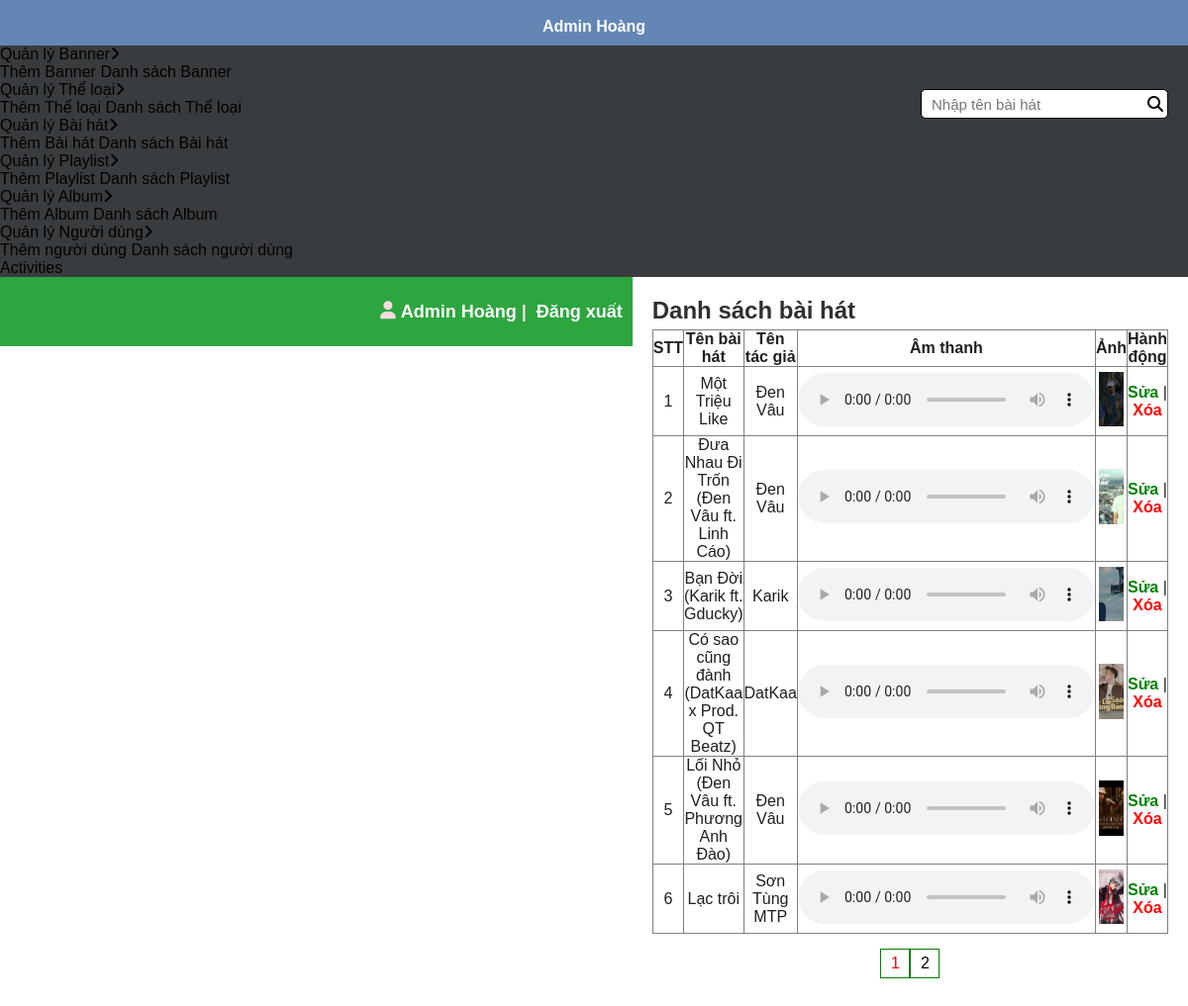
The app's page /admin/songShow.php (signed in) with its own data.
### tables this page shows
CREATE TABLE `tbl_song` (
  `song_id` int(11) NOT NULL,
  `user_id` int(11) NOT NULL,
  `category_id` int(11) NOT NULL,
  `song_name` varchar(255) NOT NULL,
  `song_image` varchar(255) NOT NULL,
  `file_path` varchar(255) NOT NULL,
  `listen_count` int(11) DEFAULT 0,
  `lyrics` varchar(5000) DEFAULT NULL,
  `privacy` varchar(10) DEFAULT 'public',
  `create_at` date DEFAULT current_timestamp(),
  `slug_song` varchar(255) NOT NULL
);

CREATE TABLE `tbl_user` (
  `user_id` int(11) NOT NULL,
  `fullName` varchar(255) NOT NULL,
  `email` varchar(255) NOT NULL,
  `password` varchar(255) NOT NULL,
  `description` varchar(255) DEFAULT NULL,
  `userimage` varchar(255) DEFAULT NULL,
  `slug` varchar(255) NOT NULL,
  `role` varchar(255) DEFAULT 'user'
);

### lib/database.php (called while the page is built, shortened)
<?php
class Database
{
    public $host = DB_HOST;
    public $user = DB_USER;
    public $pass = DB_PASS;
    public $dbname = DB_NAME;
    public $conn;
    private function connectDB()
    {
        $this->conn = new mysqli(
            $this->host,
            $this->user,
            $this->pass,
            $this->dbname
        );
    }
    public function select($query)
    {
        $result = $this->conn->query($query) or
            die($this->conn->error . __LINE__);
        if ($result->num_rows > 0) {
            return $result;
        } else {
            return false;
        }
    }
}
?>

### class/songClass.php (called while the page is built, shortened)
<?php
include(__DIR__ . '/../lib/database.php');
?>
<?php
class Song
{
    private $db;
    public function __construct()
    {
        $this->db = new Database();
    }
    public function show_song()
    {
        $limit = 6;
        $queryALl = 'SELECT * FROM tbl_song';
        $resultAll = $this->db->select($queryALl);
        $totalpage = ceil($resultAll->num_rows / $limit);
        $page = isset($_GET['page']) ? $_GET['page'] : 1;
        $from = ($page - 1) * $limit;
        $query = "SELECT *
                FROM tbl_song s
                LEFT JOIN tbl_user us on us.user_id = s.user_id
                LIMIT $from, $limit";
        $result = $this->db->select($query);
        return ['result' => $result, 'totalpage' => $totalpage, 'page' => $page];
    }
}
?>

### admin/songShow.php (the view, shortened to what this page needs)
<?php
include('../class/songClass.php');
$song = new Song();
$data = $song->show_song();
$show_song = $data['result'];
$totalpage = $data['totalpage'];
$page = $data['page'];
include("include/sidebar.php");
include("include/header.php");
?>
<!DOCTYPE html>
<html lang="en">
<head>
    <link rel="stylesheet" href="./css/user.css">
</head>
<body>
    <div class="main-content">
        <div class="search">
            <div class="search-ctn">
                <input type="text" id="searchSong" placeholder="Nhập tên bài hát">
                <i class="fa-solid fa-magnifying-glass"></i>
            </div>
        </div>
        <h2 class="title">Danh sách bài hát</h2>
        <table border="1">
            <thead>
                <tr>
                    <th>STT</th>
                    <th>Tên bài hát</th>
                    <th>Tên tác giả</th>
                    <th>Âm thanh</th>
                    <th>Ảnh</th>
                    <th>Hành động</th>
                </tr>
            </thead>
            <tbody id="songTableBody">
                <?php
                if ($show_song) {
                    $i = 0;
                    while ($result = $show_song->fetch_assoc()) {
                        $i++;
                        ?>
                        <tr>
                            <td><?php echo $i ?></td>
                            <td><?php echo $result['song_name'] ?></td>
                            <td><?php echo $result['fullName'] ?></td>
                            <td class="audio">
                                <audio controls>
                                    <source src="upload/song/<?php echo $result['file_path'] ?>">
                                </audio>
                            </td>
                            <td class="image">
                                <img src="upload/images/imagesong/<?php echo $result['song_image'] ?>" alt="">
                            </td>
                            <td class="action">
                                <a href="songEdit.php?song_id=<?php echo $result['song_id'] ?>">Sửa</a>
                                <span> | </span>
                                <a onclick="return confirm('Bạn muốn xóa bài hát này?')"
                                    href="songDel.php?song_id=<?php echo $result['song_id'] ?>">Xóa</a>
                            </td>
                        </tr>
                        <?php
                    }
                }
                ?>
            </tbody>
        </table>
        <div class="pages">
            <?php
            for ($i = max(1, $page - 1); $i <= min($totalpage, $page + 1); $i++) {
                echo '<div class="number ' . ($page == $i ? 'active' : '') . '">';
                echo '<a href="songShow.php?page=' . $i . '">' . $i . '</a>';
                echo '</div>';
            }
            ?>
        </div>
    </div>
</body>
</html>
<?php
include("include/footer.php");
?>

### admin/css/main.css (style rules this page uses)
* { margin: 0; padding: 0; box-sizing: border-box; font-family: "Poppins", sans-serif; }
body { min-height: 100vh; background: white; color: rgb(247, 221, 221); background-size: cover; background-position: center 0; }
.main-content { margin-top: 10px; flex: 1; }

### admin/css/user.css (style rules this page uses)
.main-content .title, form label { color: rgb(48, 48, 48); }
table { width: 95%; border-collapse: collapse; text-align: center; color: rgb(32, 30, 30); margin-top: 5px; }
thead tr { height: 30px; }
tbody tr td { height: 70px; }
tbody tr .image { width: 100px; height: 70px; }
tbody tr img { width: 80%; height: 80%; object-fit: cover; }
.action { width: 100px; }
td a { color: green; font-weight: 600; text-decoration: none; }
td a:last-child { color: red; }
.search { position: absolute; top: 110px; right: 47px; width: 250px; }
.search .search-ctn { position: relative; }
.search .search-ctn input { height: 30px; outline: none; border: 1px solid black; padding-left: 10px; border-radius: 5px; font-size: 15px; width: 100%; }
.search .search-ctn i { position: absolute; top: 50%; right: 5px; transform: translateY(-50%); color: black; }

### admin/include/sidebar.php (style rules this page uses)
.main-content { margin: 20px !important; }
.search { top: 90px !important; right: 20px !important; }
table { width: 100% !important; }

### admin/songShow.php (style rules this page uses)
tr td:nth-child(5), tr td:nth-child(6) { width: 110px; }
tbody tr .image { width: 100px; height: 70px; }
.pages { display: flex; margin-top: 15px; justify-content: center; }
.pages div { width: 30px; height: 30px; border: 1px solid green; color: black; align-content: center; text-align: center; }
a { text-decoration: none; color: black; }
.active a { color: red; }
.main-content { margin: 15px; }

### records on screen
tbl_song: song_name "Một Triệu Like", user.fullName "Đen Vâu", song_image (picture)
tbl_song: song_name "Đưa Nhau Đi Trốn (Đen Vâu ft. Linh Cáo)", user.fullName "Đen Vâu", song_image (picture)
tbl_song: song_name "Bạn Đời (Karik ft. Gducky)", user.fullName "Karik", song_image (picture)
tbl_song: song_name "Có sao cũng đành (DatKaa x Prod. QT Beatz)", user.fullName "DatKaa", song_image (picture)
tbl_song: song_name "Lối Nhỏ (Đen Vâu ft. Phương Anh Đào)", user.fullName "Đen Vâu", song_image (picture)
tbl_song: song_name "Lạc trôi", user.fullName "Sơn Tùng MTP", song_image (picture)

### other values on screen
$fullName "Admin Hoàng"
